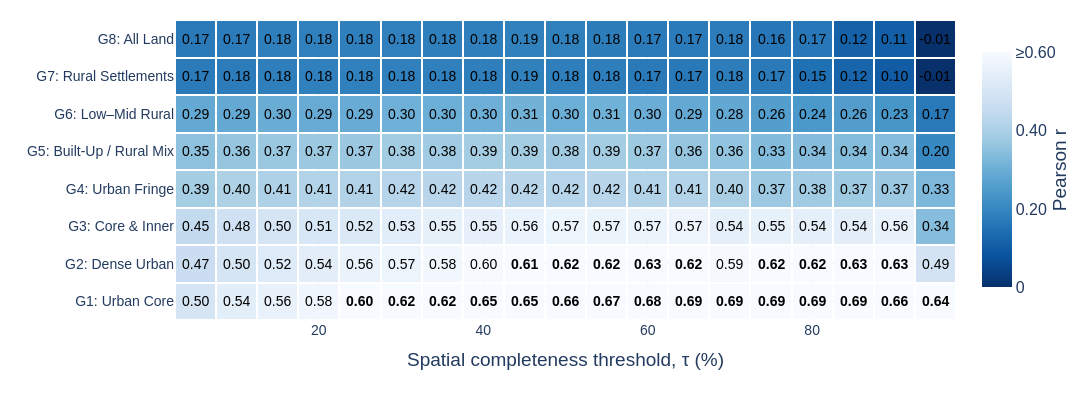
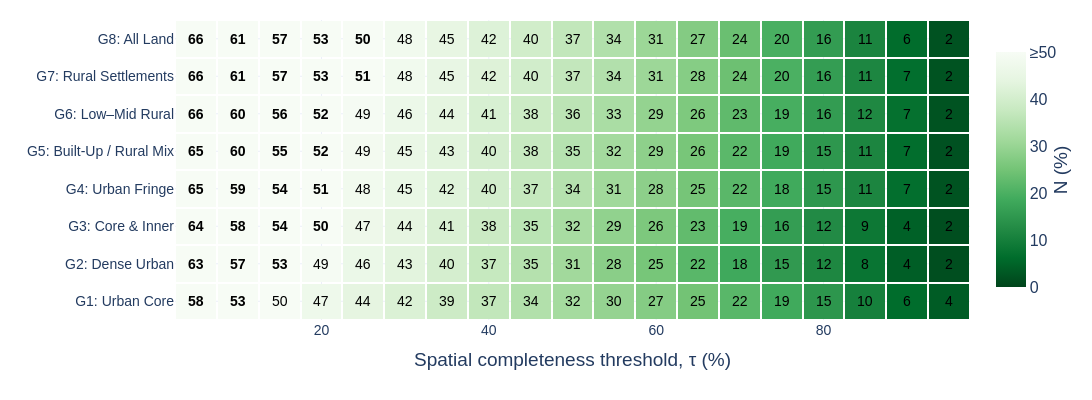
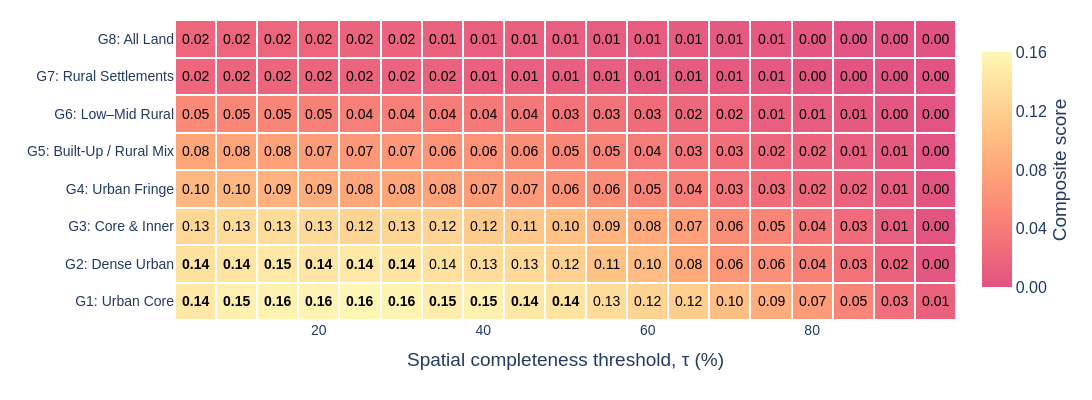

Notebook cell for these charts, in order:
### Markdown cell above
## 1.1 Main-paper evidence — native-daily reliability surface

**Reviewer IDs:** R1.1, R1.2, R2.2, R2.6, R3.3, R3.4, R3.6, R3.7; supports R1.3, R2.1, and E1.

**Placement:** Main paper.

**How to read the result.** Each cell is one GHSL mask–spatial-completeness configuration at `W=1`. The first panel shows alignment, the second shows the percentage of dates actually retained, and the third shows their combined ranking. Reading the panels together prevents a configuration with high `r` but sparse coverage from being presented as automatically reliable.

**Main-paper interpretation.** The native-daily surface reveals a structured trade-off rather than one universally optimal threshold. Urban-focused masks generally preserve stronger alignment, whereas stricter spatial-completeness requirements reduce the number of usable dates. The composite score identifies the balance within this observed decision surface; it does not replace the component metrics.

**Cautious claim.** These results justify the framework's sequence—diagnose observability first, then evaluate alignment and select a configuration—not a universal acceptance threshold.

### Code cell
# Display grid retained from Notebook 3: τ = 5, 10, ..., 95%
DISPLAY_TAUS_5 = np.arange(5, 100, 5, dtype=float)


def mask_tau_matrix(
    frame,
    metric,
    window_days=1,
    region=PRIMARY_REGION,
    display_taus=DISPLAY_TAUS_5,
):
    subset = frame[
        frame.region.eq(region)
        & frame.window_days.eq(window_days)
    ]

    return (
        subset
        .pivot(index="mask", columns="tau", values=metric)
        .reindex(index=ORDERED_MASKS, columns=display_taus)
    )


# Retained because later supplementary figures use these helpers.
def heatmap_colour_values(metric, values):
    values = np.asarray(values, dtype=float)

    if metric == "r":
        return np.sign(values) * np.abs(values) ** R_COLOUR_POWER

    if metric == "N_pct":
        return (np.clip(values, 0, 100) / 100) ** N_COLOUR_POWER

    return values


def heatmap_style(metric, score_max=None):
    if metric == "r":
        return dict(
            colorscale=R_CONTRAST_SCALE,
            cmin=-1,
            cmax=1,
            ticks=R_COLOUR_TICKS,
            ticktext=[f"{value:g}" for value in R_TICKS],
            title="Pearson r",
        )

    if metric == "N_pct":
        return dict(
            colorscale=N_CONTRAST_SCALE,
            cmin=0,
            cmax=1,
            ticks=N_COLOUR_TICKS,
            ticktext=[f"{value:g}%" for value in N_TICKS],
            title="N%",
        )

    maximum = max(0.01, float(score_max or 1))

    return dict(
        colorscale=SCORE_CONTRAST_SCALE,
        cmin=0,
        cmax=maximum,
        ticks=None,
        ticktext=None,
        title="Score",
    )


def plot_daily_metric_heatmap(frame, metric):
    """
    Reproduces the style of Notebook 3, Figure 6.

    Panels:
        r       = Pearson correlation
        N_pct   = retained direct-date coverage
        score   = (N% / 100) × max(r, 0)^2
    """

    matrix = mask_tau_matrix(
        frame,
        metric,
        window_days=1,
        region=PRIMARY_REGION,
        display_taus=DISPLAY_TAUS_5,
    )

    z = matrix.to_numpy(dtype=float)

    y_labels = [
        f"{code}: {GROUP_LOOKUP[code]['label']}"
        for code in matrix.index
    ]

    if metric == "r":
        colorscale = "Blues_r"
        zmin, zmax = 0, 0.60
        highlight = z >= 0.60
        text_format = "{:.2f}"

        colorbar = dict(
            title=dict(text="Pearson r", side="right"),
            len=0.85,
            tickvals=[0, 0.20, 0.40, 0.60],
            ticktext=["0", "0.20", "0.40", "≥0.60"],
        )

        stem = "section1_native_daily_pearson_r"

    elif metric == "N_pct":
        colorscale = "Greens_r"
        zmin, zmax = 0, 50
        highlight = z >= 50
        text_format = "{:.0f}"

        colorbar = dict(
            title=dict(text="N (%)", side="right"),
            len=0.85,
            tickvals=[0, 10, 20, 30, 40, 50],
            ticktext=["0", "10", "20", "30", "40", "≥50"],
        )

        stem = "section1_native_daily_direct_N"

    elif metric == "score":
        colorscale = "Pinkyl_r"
        zmin = 0
        zmax = max(0.01, float(np.nanmax(z)))

        finite_scores = z[np.isfinite(z)]
        top_decile = (
            np.nanpercentile(finite_scores, 90)
            if finite_scores.size
            else np.nan
        )

        highlight = z >= top_decile
        text_format = "{:.2f}"

        score_ticks = np.linspace(zmin, zmax, 5)

        colorbar = dict(
            title=dict(text="Composite score", side="right"),
            len=0.85,
            tickvals=score_ticks,
            ticktext=[f"{value:.2f}" for value in score_ticks],
        )

        stem = "section1_native_daily_composite_score"

    else:
        raise ValueError(
            "metric must be 'r', 'N_pct', or 'score'"
        )

    fig = go.Figure()

    fig.add_trace(
        go.Heatmap(
            z=z,
            x=matrix.columns,
            y=y_labels,
            colorscale=colorscale,
            zmin=zmin,
            zmax=zmax,
            xgap=2,
            ygap=2,
            colorbar=colorbar,
            showscale=True,
            hovertemplate=(
                "Mask %{y}<br>"
                "Spatial completeness τ=%{x:.0f}%<br>"
                "Value=%{z:.3f}"
                "<extra></extra>"
            ),
        )
    )

    # Annotate every cell; bold favourable configurations.
    for row in range(z.shape[0]):
        for col in range(z.shape[1]):
            value = z[row, col]

            if not np.isfinite(value):
                continue

            value_text = text_format.format(value)

            if highlight[row, col]:
                value_text = f"<b>{value_text}</b>"

            fig.add_annotation(
                x=matrix.columns[col],
                y=y_labels[row],
                text=value_text,
                showarrow=False,
                font=dict(
                    family="Arial",
                    size=14,
                    color="black",
                ),
            )

    fig.update_layout(
        template="plotly_white",
        width=1500,
        height=400,
        margin=dict(
            l=175,
            r=45,
            t=20,
            b=80,
        ),
        xaxis=dict(
            title="Spatial completeness threshold, τ (%)",
            tickvals=list(range(0, 101, 20)),
            tickfont=dict(size=14),
        ),
        yaxis=dict(
            tickfont=dict(size=14),
        ),
        font=dict(
            family="Arial",
            color=INK,
            size=16,
        ),
        paper_bgcolor="rgba(0,0,0,0)",
    )

    return fig, stem


# ------------------------------------------------------------------
# Main Figure panels: r, direct-date N%, and the revised composite
# ------------------------------------------------------------------

fig_10a, stem_10a = plot_daily_metric_heatmap(
    SENS_PRIMARY,
    "r",
)

fig_10b, stem_10b = plot_daily_metric_heatmap(
    SENS_PRIMARY,
    "N_pct",
)

fig_10c, stem_10c = plot_daily_metric_heatmap(
    SENS_PRIMARY,
    "score",
)

fig_10a.show()
fig_10b.show()
fig_10c.show()

MAIN_DAILY_R_PANEL = save_figure(
    fig_10a,
    FIG_MAIN,
    stem_10a,
    1500,
    400,
)

MAIN_DAILY_N_PANEL = save_figure(
    fig_10b,
    FIG_MAIN,
    stem_10b,
    1500,
    400,
)

MAIN_DAILY_SCORE_PANEL = save_figure(
    fig_10c,
    FIG_MAIN,
    stem_10c,
    1500,
    400,
)


# ------------------------------------------------------------------
# Highest-scoring Samar–Leyte configurations on the 5% τ grid
# ------------------------------------------------------------------

DAILY_COMPONENT_ALL = (
    SENS_PRIMARY[
        SENS_PRIMARY.window_days.eq(1)
    ][
        [
            "mask",
            "mask_label",
            "tau",
            "r",
            "n_pairs",
            "N_pct",
            "direct_pct",
            "score",
        ]
    ]
    .copy()
)

DAILY_COMPONENT_5PCT = (
    DAILY_COMPONENT_ALL[
        DAILY_COMPONENT_ALL.tau.isin(DISPLAY_TAUS_5)
    ]
    .sort_values(
        ["score", "N_pct", "r", "tau", "mask"],
        ascending=[False, False, False, True, True],
    )
    .reset_index(drop=True)
)

TOP_SAMAR_LEYTE_5PCT = (
    DAILY_COMPONENT_5PCT
    .head(10)
    .copy()
)

TOP_SAMAR_LEYTE_5PCT.insert(
    0,
    "rank",
    np.arange(1, len(TOP_SAMAR_LEYTE_5PCT) + 1),
)

display(
    Markdown(
        "### Highest-scoring native-daily Samar–Leyte "
        "configurations (5% τ grid)"
    )
)

display(
    TOP_SAMAR_LEYTE_5PCT.round(
        {
            "tau": 0,
            "r": 3,
            "N_pct": 1,
            "direct_pct": 1,
            "score": 4,
        }
    )
)

TOP_SAMAR_LEYTE_5PCT.to_csv(
    TABLE_MAIN
    / "section1_top10_samar_leyte_daily_5pct_tau.csv",
    index=False,
)

DAILY_COMPONENT_5PCT.to_csv(
    TABLE_MAIN
    / "section1_samar_leyte_daily_5pct_tau_all.csv",
    index=False,
)

# Retain the full 1% results for audit and sensitivity reporting.
DAILY_COMPONENT_ALL.to_csv(
    TABLE_SUPP
    / "section1_samar_leyte_daily_exact_1pct_tau_all.csv",
    index=False,
)
